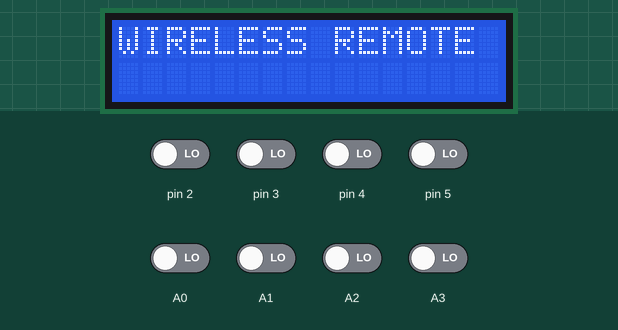
Recording of a sketch running on a simulated Arduino Uno, built with avr-gcc and run on an emulated ATmega328P. Shown: 16×2 character LCD. Inputs (shaded band) come from the test bench; at power-on: A0–3, pin 2–5 LOW. No radio packets arrive unless stated; what the sketch prints to the serial monitor is not drawn.

Above: at 3.2 s.
3.3 s: pin 2 driven HIGH
At 4.6 s:
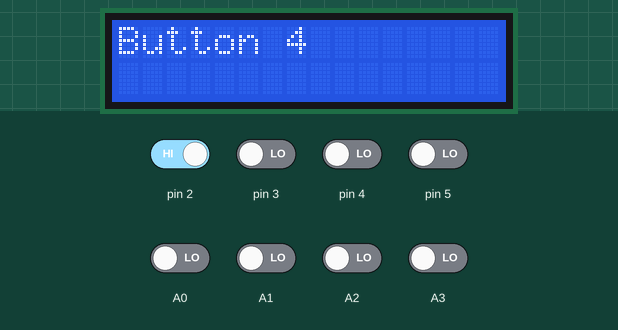
6.3 s: pin 3 driven HIGH
At 7.6 s:
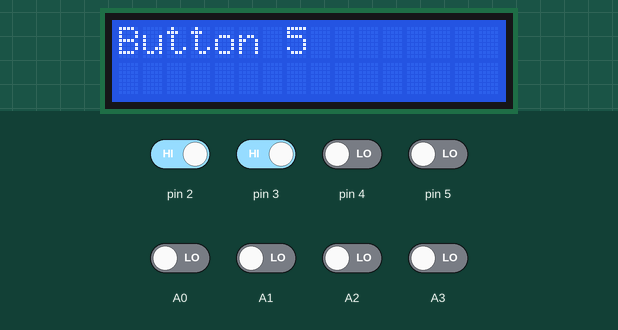
9.3 s: pin 4 driven HIGH
At 10.5 s:
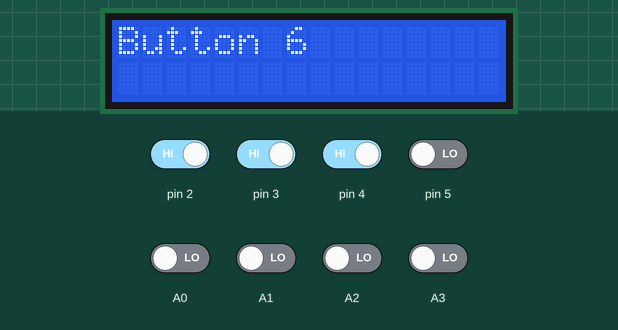
10.8 s: pin 5 driven HIGH
At 11.5 s:
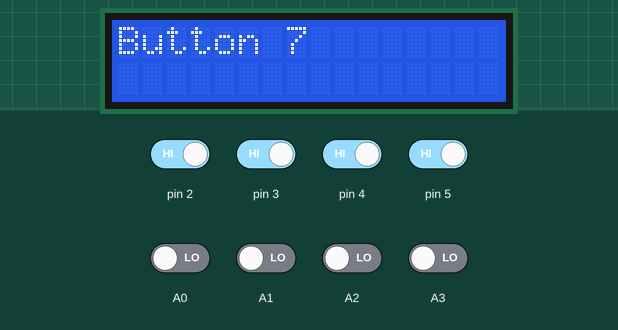
13.8 s: A0 driven HIGH
16.8 s: pin 2 driven LOW
Timing chart, 0 to 19.8 s (numbered marks = the images above; inputs shaded):
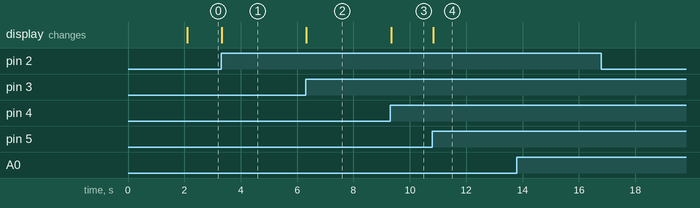

Measured:
- after the input at 3.3 s, the display: changes at once (image 1)
- after the input at 6.3 s, the display: changes at once (image 2)
- after the input at 9.3 s, the display: changes at once (image 3)
- after the input at 10.8 s, the display: changes at once (image 4)
- after the input at 13.8 s, every drawn part: stays the same
- after the input at 16.8 s, every drawn part: stays the same

The sketch:

NRF_transmitter_V1.0.ino
```cpp
#include <SPI.h>
#include <nRF24L01.h>
#include <RF24.h>
#include <LiquidCrystal_I2C.h>

LiquidCrystal_I2C lcd(0x27,16,2);  // set the LCD address to 0x27 for a 16 chars and 2 line display
RF24 radio(7, 8); // CE, CSN
const byte address[6] = "00001";
void setup()
{
      Serial.begin(9600);
      radio.begin();
      radio.openWritingPipe(address);
      radio.setPALevel(RF24_PA_MIN);
      radio.stopListening();
      pinMode(A0,INPUT);
      pinMode(A1,INPUT);
      pinMode(A2,INPUT);
      pinMode(A3,INPUT);
      pinMode(5,INPUT);
      pinMode(2,INPUT);
      pinMode(3,INPUT);
      pinMode(4,INPUT);

      //for lcd

       lcd.init();                      // initialize the lcd
  // Print a message to the LCD.
  lcd.backlight();
  lcd.setCursor(3,0);
  lcd.print(" TEAM IRC ");
  delay(2000);
  lcd.clear();
  lcd.setCursor(0,0);
  lcd.print("WIRELESS REMOTE ");


}
void loop()
{
      char text[8];

     if(digitalRead(A0)==HIGH)
     {
      text[0] = 'H';
    //  radio.write(&text, sizeof(text));
      lcd.setCursor(0,1);
      lcd.clear();
      lcd.print("Button 0 ");
     }
      else if(digitalRead(A0)==LOW)
      {
        text[0] = 'L';

      }

     if(digitalRead(A1)==HIGH)
     {
        text[1] = 'H';
    //  radio.write(&text, sizeof(text1));
      lcd.setCursor(0,1);
      lcd.clear();
      lcd.print("Button 1 ");
     }
      else if(digitalRead(A1)==LOW)
      {
        text[1] = 'L';

      }


      if(digitalRead(A2)==HIGH)
     {
       text[2] = 'H';
     // radio.write(&text2, sizeof(text2));
      lcd.setCursor(0,1);
      lcd.clear();
      lcd.print("Button 2 ");
     }

       else if(digitalRead(A2)==LOW)
      {
        text[2] = 'L';

      }


      if(digitalRead(A3)==HIGH)
     {
       text[3] = 'H';
      //radio.write(&text3, sizeof(text3));
      lcd.setCursor(0,1);
      lcd.clear();
      lcd.print("Button 3 ");
     }

      else if(digitalRead(A3)==LOW)
      {
        text[3] = 'L';

      }


      if(digitalRead(2)==HIGH)
     {
       text[4] = 'H';
      //radio.write(&text4, sizeof(text4));
      lcd.setCursor(0,1);
      lcd.clear();
      lcd.print("Button 4 ");
     }
      else if(digitalRead(2)==LOW)
      {
        text[4] = 'L';

      }

     if(digitalRead(3)==HIGH)
     {
      text[5] = 'H';
      //radio.write(&text5, sizeof(text5));
      lcd.setCursor(0,1);
      lcd.clear();
      lcd.print("Button 5 ");
     }

   else if(digitalRead(3)==LOW)
      {
        text[5] = 'L';

      }


     if(digitalRead(4)==HIGH)
     {
           text[6] = 'H';
     // radio.write(&text6, sizeof(text6));
      lcd.setCursor(0,1);
      lcd.clear();
      lcd.print("Button 6 ");
     }
      else if(digitalRead(4)==LOW)
      {
        text[6] = 'L';

      }

     if(digitalRead(5)==HIGH)
     {
           text[7] = 'H';
     // radio.write(&text7, sizeof(text7));
      lcd.setCursor(0,1);
      lcd.clear();
      lcd.print("Button 7 ");
     }
      else if(digitalRead(5)==LOW)
      {
        text[7] = 'L';

      }
      Serial.println(text);
     radio.write(&text,sizeof(text));
}
```
